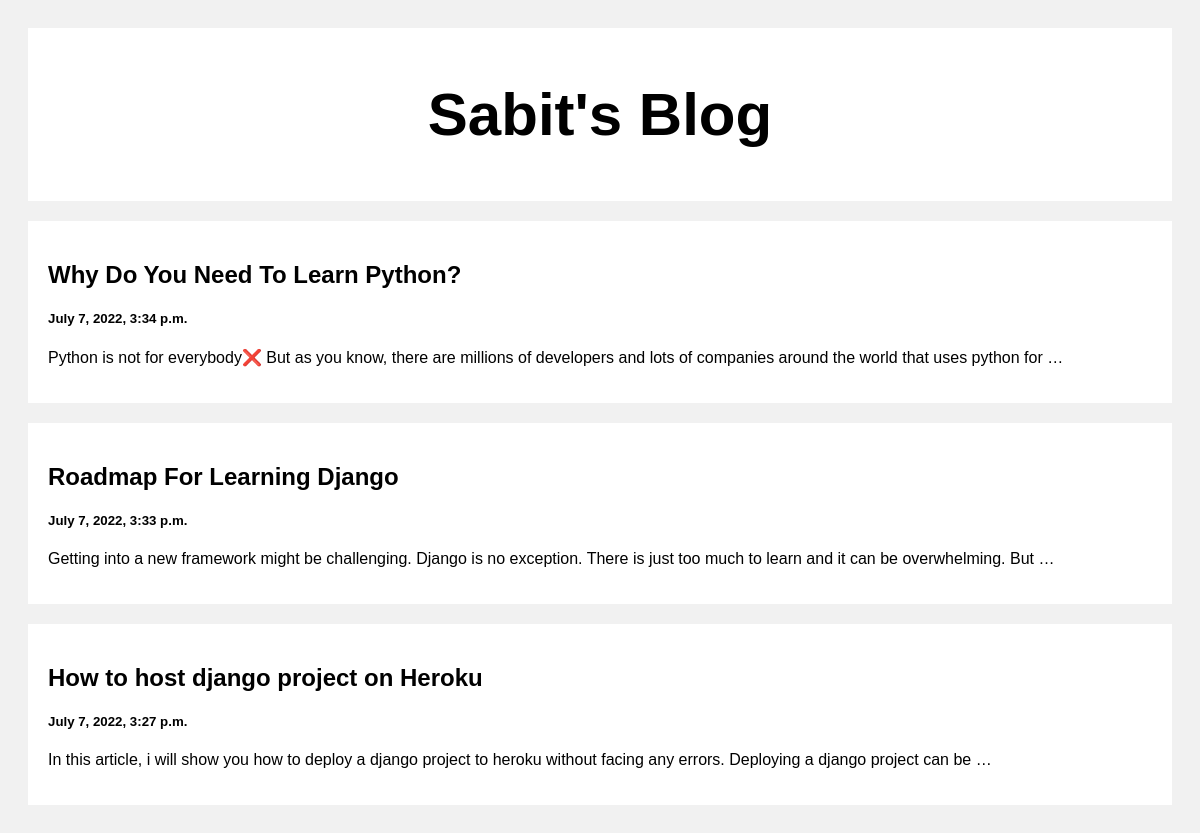
The page / on the database its author committed.
### posts/models.py (models this page shows)
class Posts(models.Model):
    title = models.CharField(max_length=100)
    body = models.CharField(max_length=1000000)
    created_at = models.DateTimeField(default=datetime.now, blank=True)

### posts/views.py (the view)
# urls.py: path('', views.index, name='index'),
def index(request):
    posts = Posts.objects.all()
    return render(request, 'index.html', {'posts': posts})

### templates/index.html (shortened to what this page needs)
<!DOCTYPE html>
<html>
  <head>
  </head>
  <body>
    <div class="header">
      <h2>Sabit's Blog</h2>
    </div>
    <div class="row">
      <div class="leftcolumn">
        {% for post in posts reversed %}
        <div class="card">
          <a
            style="text-decoration: none; color: black"
            href="/post/{{post.id}}"
          >
            <h2>{{ post.title }}</h2>
            <h5>{{ post.created_at }}</h5>
            <p>{{ post.body|truncatewords_html:25 }}</p>
          </a>
        </div>
        {% endfor %}
      </div>
    </div>
  </body>
</html>

### templates/index.html (style rules this page uses)
* { box-sizing: border-box; }
body { font-family: Arial; padding: 20px; background: #f1f1f1; }
.header { padding: 2px; font-size: 40px; text-align: center; background: white; }
.leftcolumn { float: left; width: 100%; }
.card { background-color: white; padding: 20px; margin-top: 20px; }
.row:after { content: ""; display: table; clear: both; }

### rows shown on the page
Posts: title "Why Do You Need To Learn Python?", created_at "July 7, 2022, 3:34 p.m.", body "Python is not for everybody❌ But as you know, there are millions of developers and lots of companies around the world that uses python for …"
Posts: title "Roadmap For Learning Django", created_at "July 7, 2022, 3:33 p.m.", body "Getting into a new framework might be challenging. Django is no exception. There is just too much to learn and it can be overwhelming. But …"
Posts: title "How to host django project on Heroku", created_at "July 7, 2022, 3:27 p.m.", body "In this article, i will show you how to deploy a django project to heroku without facing any errors. Deploying a django project can be …"
